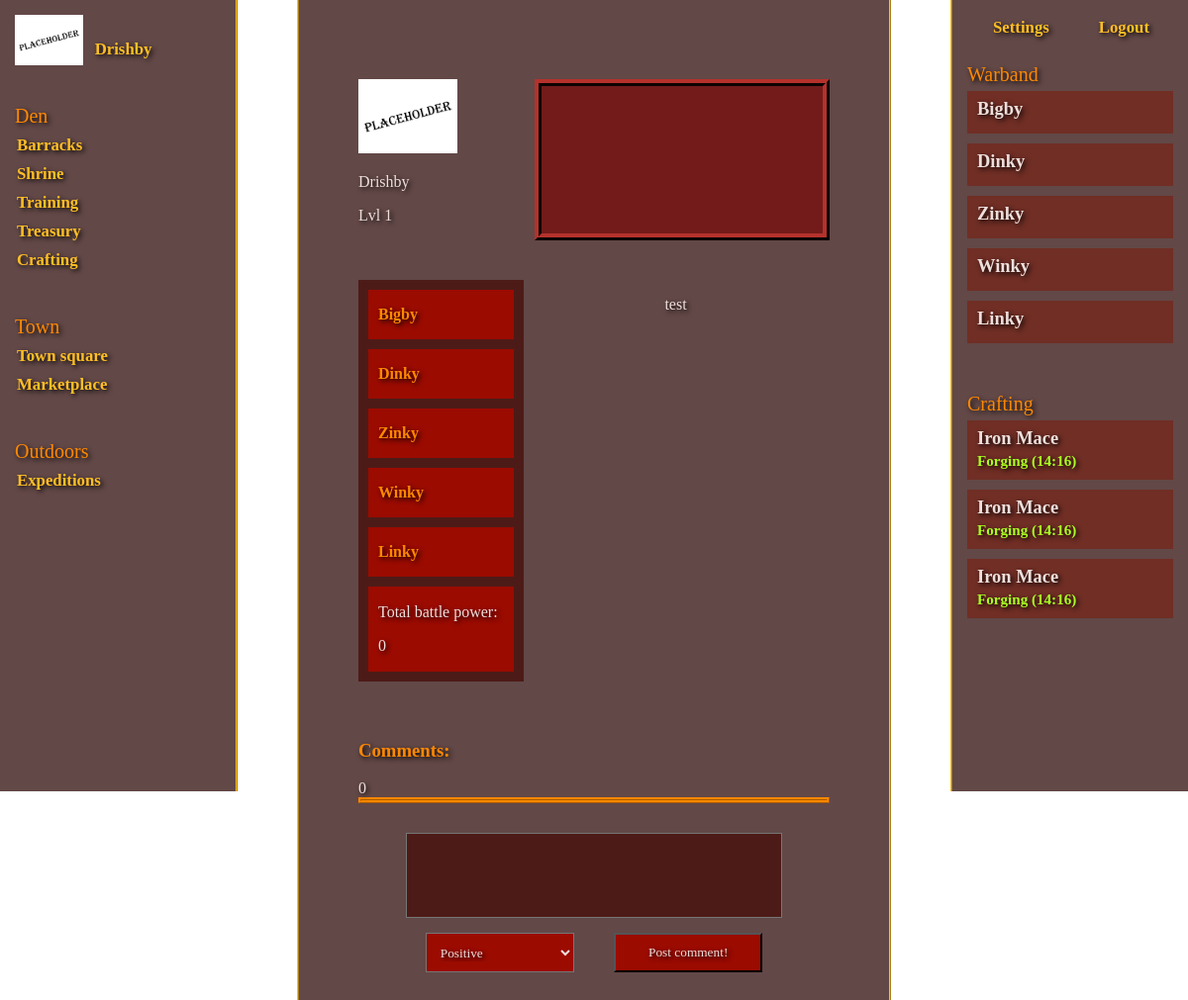
The page /profile/1 (signed in) on the database as committed earlier.
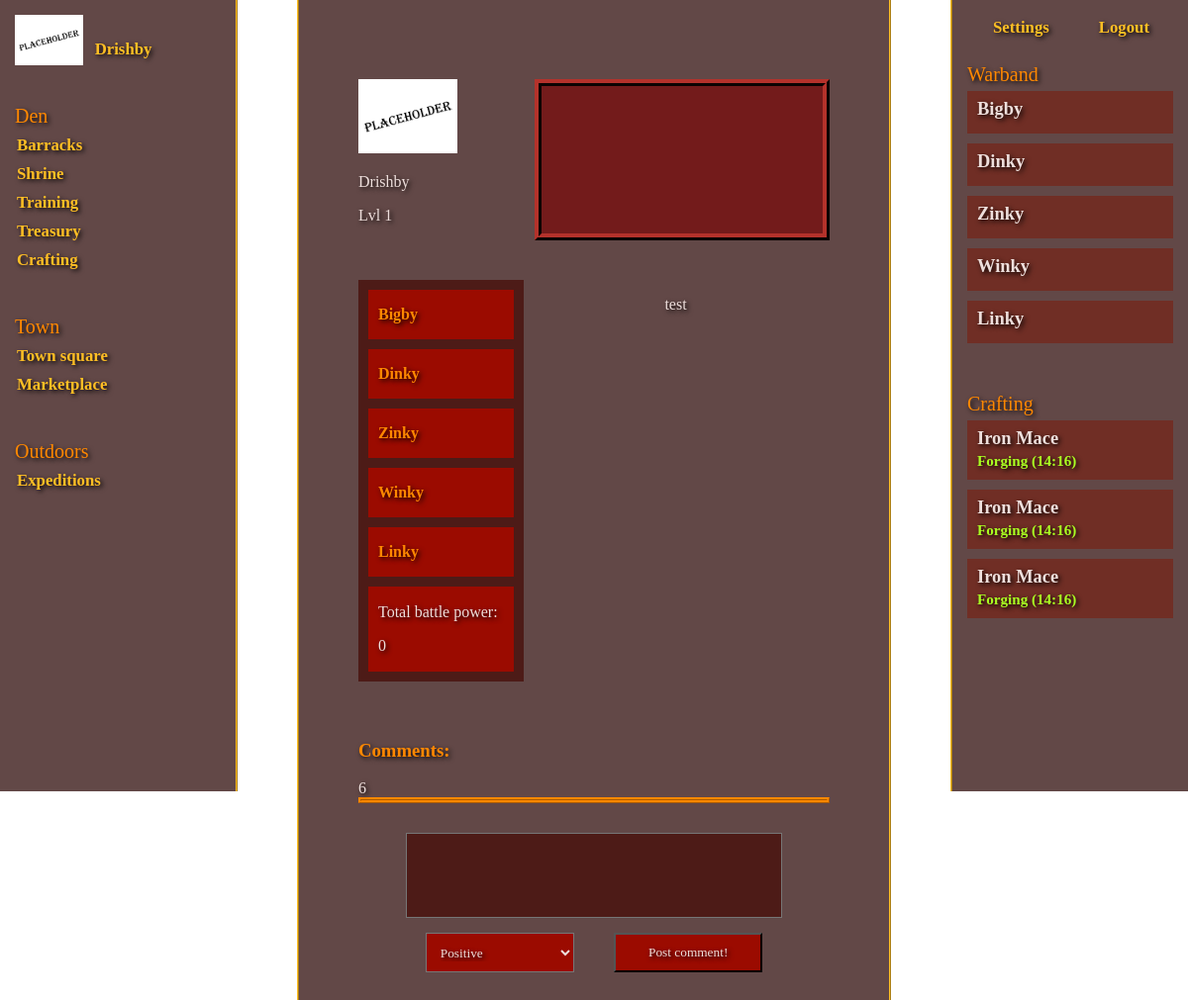
The same page on the database as committed later.
### apps/accounts/models.py (models this page shows, shortened)
class Account(AbstractBaseUser, PermissionsMixin):
    username = models.CharField(unique=True, max_length=32)
    email = models.EmailField(_('email_address'), unique=True, max_length=255)
    avatar = models.ImageField(upload_to='static/avatars', default='static/placeholder.png')
    profile_text = models.TextField(max_length=4096, blank=True)
    last_visited = models.JSONField(default=dict, blank=True)   # Stores user IDs and a timestamp.
    reputation = models.IntegerField(default=0)
    date_joined = models.DateTimeField(default=timezone.now)
    is_superuser = models.BooleanField(default=False)
    is_staff = models.BooleanField(default=False)
    is_active = models.BooleanField(default=False)
    treasury = models.JSONField(default=treasury_template)
    known_recipes = models.JSONField(default=known_recipes_template)
    gold = models.IntegerField(default=0)
    rubies = models.IntegerField(default=0)
    level = models.IntegerField(default=1)
    experience = models.IntegerField(default=0)
    perk_points = models.IntegerField(default=1)
    adventuring_perks = models.IntegerField(default=0)
    combat_perks = models.IntegerField(default=0)
    crafting_perks = models.IntegerField(default=0)
    USERNAME_FIELD = 'username'
    REQUIRED_FIELDS = ['email', 'password']
    objects = CustomUserManager()

### apps/dwarves/models.py (models this page shows, shortened)
class Character(models.Model):
    strength_total = models.IntegerField(default=0)
    intelligence_total = models.IntegerField(default=0)
    endurance_total = models.IntegerField(default=0)
    speed_total = models.IntegerField(default=0)
    agility_total = models.IntegerField(default=0)
    willpower_total = models.IntegerField(default=0)
    charisma_total = models.IntegerField(default=0)
    luck_total = models.IntegerField(default=0)
    physical_armor = models.IntegerField(default=0)
    magical_armor = models.IntegerField(default=0)
    physical_mitigation = models.FloatField(default=0.00)
    magical_mitigation = models.FloatField(default=0.00)
    abilities = models.JSONField(default=dict, blank=True)
    class Meta:
        abstract = True

class Dwarf(Character):
    name = models.CharField(max_length=32)
    leader = models.ForeignKey(Account, null=True, on_delete=models.CASCADE)
    status = models.CharField(max_length=32)
    status_time = models.DateTimeField(null=True, blank=True)
    pvp_points = models.IntegerField(default=0)
    battles_fought = models.IntegerField(default=0)
    battles_won = models.IntegerField(default=0)
    head = models.CharField(max_length=64, blank=True, null=True)
    shoulders = models.CharField(max_length=64, blank=True, null=True)
    chest = models.CharField(max_length=64, blank=True, null=True)
    gloves = models.CharField(max_length=64, blank=True, null=True)
    pants = models.CharField(max_length=64, blank=True, null=True)
    boots = models.CharField(max_length=64, blank=True, null=True)
    two_hand = models.CharField(max_length=64, blank=True, null=True)
    main_hand = models.CharField(max_length=64, blank=True, null=True)
    off_hand = models.CharField(max_length=64, blank=True, null=True)
    trinket = models.CharField(max_length=64, blank=True, null=True)
    strength_base = models.IntegerField(default=initial_attributes)
    intelligence_base = models.IntegerField(default=initial_attributes)
    endurance_base = models.IntegerField(default=initial_attributes)
    speed_base = models.IntegerField(default=initial_attributes)
    agility_base = models.IntegerField(default=initial_attributes)
    willpower_base = models.IntegerField(default=initial_attributes)
    charisma_base = models.IntegerField(default=initial_attributes)
    luck_base = models.IntegerField(default=initial_attributes)
    strength_multiplier = models.IntegerField(default=0)
    intelligence_multiplier = models.IntegerField(default=0)
    endurance_multiplier = models.IntegerField(default=0)
    speed_multiplier = models.IntegerField(default=0)
    agility_multiplier = models.IntegerField(default=0)
    willpower_multiplier = models.IntegerField(default=0)
    charisma_multiplier = models.IntegerField(default=0)
    luck_multiplier = models.IntegerField(default=0)
    strength_bonus = models.IntegerField(default=0)
    intelligence_bonus = models.IntegerField(default=0)
    endurance_bonus = models.IntegerField(default=0)
    speed_bonus = models.IntegerField(default=0)
    agility_bonus = models.IntegerField(default=0)
    willpower_bonus = models.IntegerField(default=0)
    charisma_bonus = models.IntegerField(default=0)
    luck_bonus = models.IntegerField(default=0)
    ability_cap = models.IntegerField(default=0)
    battle_power = models.IntegerField(default=0)

### apps/accounts/views.py (the view, shortened to what this page needs)
# urls.py: path('profile/<int:profile_id>', profile, name="profile"),
@login_required(login_url='/mountain', redirect_field_name=None)
def profile(request, profile_id):
    warband = Dwarf.objects.values('id', 'name', 'status').filter(leader=request.user)
    profile_warband = Dwarf.objects.values('name', 'battle_power', 'battles_fought').filter(leader=profile_id)
    profile_info = Account.objects.values('username', 'avatar', 'level',
                                          'profile_text', 'gold', 'rubies',
                                          'reputation', 'last_visited').filter(id=profile_id)
    total_battle_power = 0
    for dwarf in profile_warband:
        total_battle_power += dwarf['battle_power']
    create_comment = CreateComment()
    author = request.user
    receiver = Account.objects.get(id=profile_id)
    comments = Comment.objects.all().filter(receiver=profile_id)
    your_comment = Comment.objects.all().filter(receiver=receiver, author=request.user)
    return render(request, "profile/profile.html", {
        'warband': warband,
        'profile_info': profile_info,
        'profile_warband': profile_warband,
        'total_battle_power': total_battle_power,
        'comments': comments,
        'create_comment': create_comment,
        'your_comment': your_comment
    })

### apps/accounts/forms.py
class CreateComment(forms.Form):
    rep = (
        (1, 'Positive'),
        (0, 'Neutral'),
        (-1, 'Negative')
    )
    text = forms.CharField(widget=forms.Textarea(attrs={"rows": "5"}), max_length=255, label='')
    points = forms.CharField(widget=forms.Select(choices=rep), label='')

### templates/profile/profile.html (shortened to what this page needs)
{% extends 'base.html' %}
{% load static %}
{% block stylesheets %}
    <link rel="stylesheet" href="{% static 'css/profile/profile.css' %}" type="text/css"/>
{% endblock %}
{% block navbar %}
    {% include 'navbar.html' %}
{% endblock %}
{% block content %}
    {% for user in profile_info %}
        <div id="profile">
            <div id="upper-profile">
                <div id="profile-info">
                    <img class="profile-avatar" src="/{{ user.avatar }}" alt="user-avatar"/>
                    <p class="profile-username">{{ user.username }}</p>
                    <p class="profile-level">Lvl {{ user.level }}</p>
                </div>
                <div id="profile-text">
                </div>
            </div>
            <div id="lower-profile">
                <div id="lower-profile-left">
                    <div id="profile-warband">
                        {% for dwarf in profile_warband %}
                            <div class="dwarf">
                                <p>{{ dwarf.name }}</p>
                            </div>
                        {% endfor %}
                        <div id="battle-power">
                            <p>Total battle power:</p>
                            <p>{{ total_battle_power }}</p>
                        </div>
                    </div>
                </div>
                <div id="lower-profile-right">
                    <div id="profile-last-visited">
                        <p>test</p>
                    </div>
                </div>
            </div>
            <div id="comments">
                <h3 id="comments-h3">Comments:</h3>
                <span>{{ user.reputation }}</span>
                <div id="comments-box">
                </div>
                <form method="POST">
                    {{ create_comment.text }}
                    <div id="comment-buttons">
                        {{ create_comment.points }}
                        <input type="submit" name="create_comment" value="Post comment!">
                    </div>
                </form>
            </div>
        </div>
    {% endfor %}
{% endblock %}
{% block status-tab %}
    {% include 'status-tab.html' %}
{% endblock %}

### templates/base.html (shortened to what this page needs)
{% load static %}
<!DOCTYPE html>
<html lang="en">
<head>
    <link rel="stylesheet" href="{% static 'base.css' %}" type="text/css"/>
    {% block stylesheets %}
    {% endblock %}
</head>
<body>
    {% if user.is_authenticated %}
    <div id="navbar">
        {% block navbar %}
        {% endblock %}
    </div>
    {% endif %}
    <div id="content">
        {% block content %}
        {% endblock %}
    </div>
    {% if user.is_authenticated %}
    <div id="status-tab">
        {% block status-tab %}
        {% endblock %}
    </div>
    {% endif %}
</body>
</html>

### templates/navbar.html
{% load static %}
<div id="navbar-top">
    <img src="{% static 'placeholder.png' %}" alt="avatar" class="avatar" />
    <a href="{% url 'profile' profile_id=user.id %}">{{ request.user.username | title }}</a>
</div>
<div class="navbar-segment">
    <h3>Den</h3>
    <a href="{% url 'barracks' %}">Barracks {% if not warband %}<span class="notification">!</span>{% else %}{% endif %}</a>
    <a href="{% url 'shrine' %}">Shrine</a>
    <a href="{% url 'training' %}">Training</a>
    <a href="{% url 'treasury' %}">Treasury</a>
    <a href="{% url 'crafting' %}">Crafting</a>
</div>
<div class="navbar-segment">
    <h3>Town</h3>
    <a href="{% url 'homepage' %}">Town square</a>
    <a href="{% url 'marketplace' %}">Marketplace</a>
</div>
<div class="navbar-segment">
    <h3>Outdoors</h3>
    <a href="{% url 'expeditions' %}">Expeditions</a>
</div>

### templates/status-tab.html (shortened to what this page needs)
<div id="status-tab-top">
    <a href="{% url 'settings' %}">Settings</a>
    <a href="{% url 'logout' %}">Logout</a>
</div>
<div class="status-tab-segment">
    <h3>Warband</h3>
    {% for dwarf in warband %}
        <a href="{% url 'details' %}{{ dwarf.id }}" class="dwarf-info">
            <span class="dwarf-name">{{ dwarf.name }}</span>
            <span class="dwarf-status">
            </span>
        </a>
    {% endfor %}
</div>
<div class="status-tab-segment">
    <h3>Crafting</h3>
    <a href="/" class="crafting-info">
        <span class="crafting-name">Iron Mace</span>
        <span class="crafting-status">Forging (14:16)</span>
    </a>
    <a href="/" class="crafting-info">
        <span class="crafting-name">Iron Mace</span>
        <span class="crafting-status">Forging (14:16)</span>
    </a>
    <a href="/" class="crafting-info">
        <span class="crafting-name">Iron Mace</span>
        <span class="crafting-status">Forging (14:16)</span>
    </a>
</div>

### static/base.css (style rules this page uses)
* { box-sizing: border-box; font-family: Nunito-sans, serif; font-weight: normal; font-style: normal; color: #eedfdc; text-decoration: none; text-shadow: 2px 2px 5px black; }
body { margin: 0; padding: 0; display: flex; flex-direction: row; justify-content: center; background: url("city.png") no-repeat fixed bottom; background-size: cover; min-height: 100vh; }
#content { display: flex; flex-direction: column; width: 50vw; padding: 10vh 5vw 10vh 5vw; overflow: auto; background-color: rgba(59, 27, 25, 80%); border: ridge 2px #ffbf24; border-top: none; border-bottom: none; }
.avatar { max-width: 33%; }
input[type=submit] { cursor: pointer; }
select { cursor: pointer; }

### static/css/profile/profile.css (style rules this page uses)
.profile-avatar { max-width: 100px; }
#profile { display: flex; flex-direction: column; row-gap: 40px; }

Rows that differ between the two databases and show on the page:
changed Account "Drishby": reputation "0" → "6"
